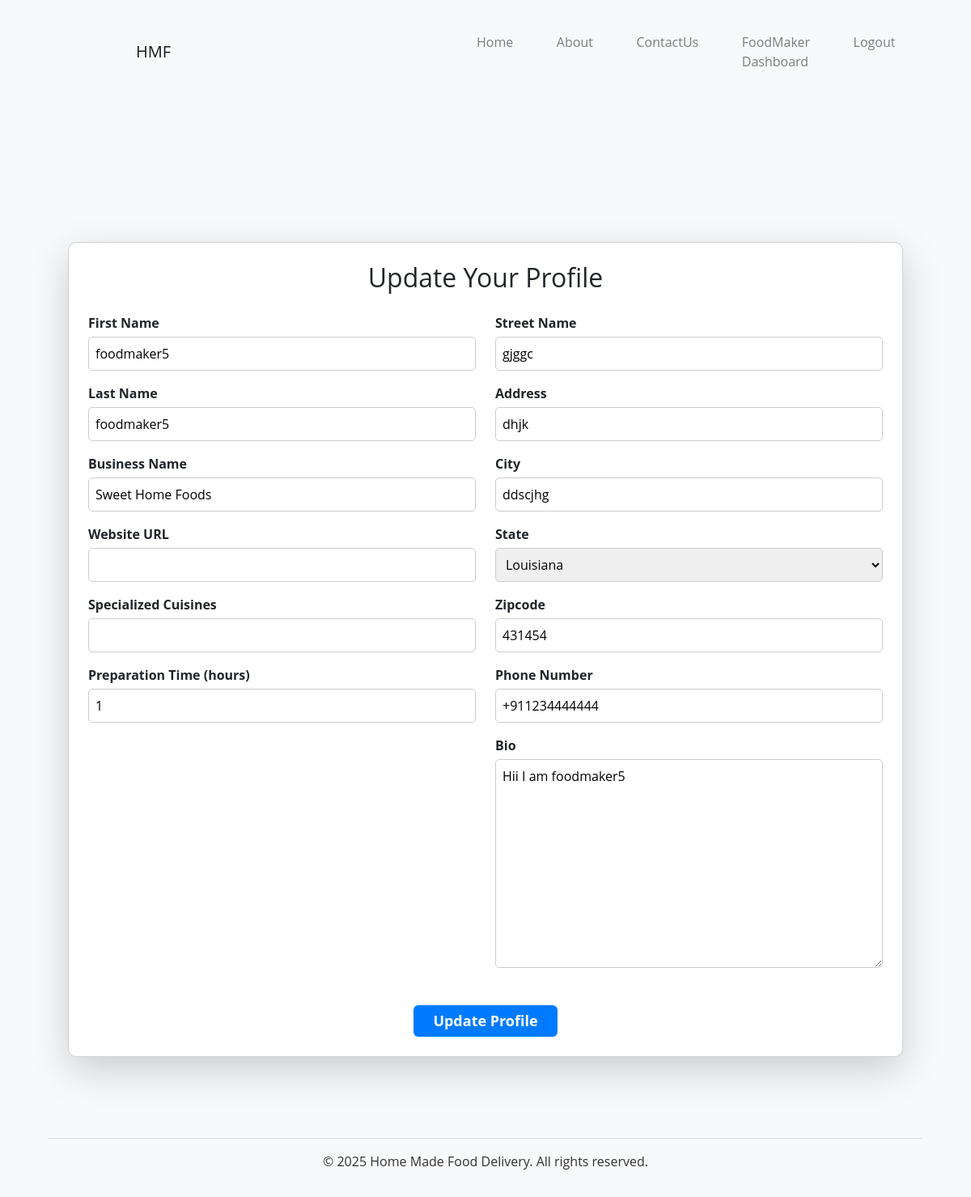
/update_profile/ (signed in), run on an earlier commit of the app's database.
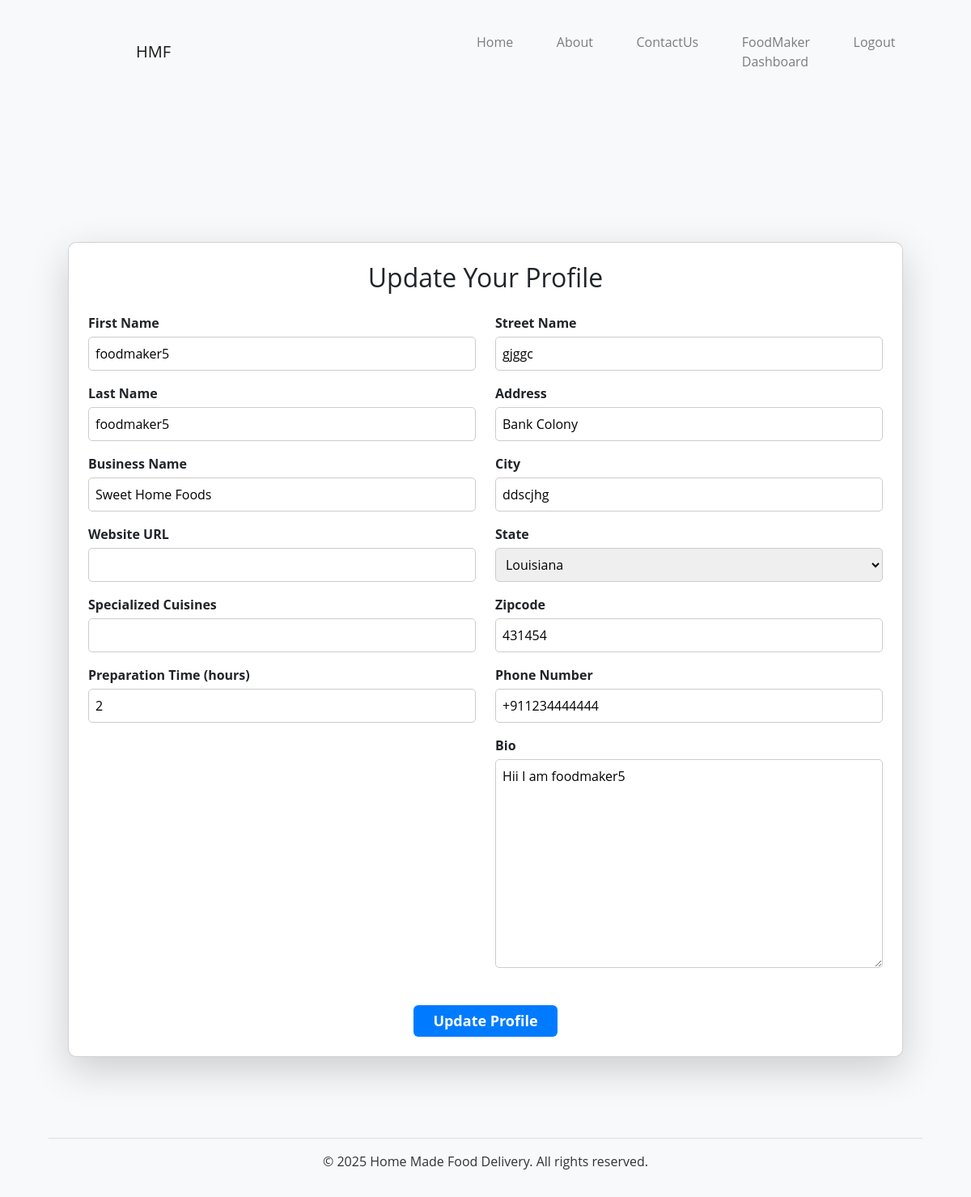
And on a later commit of the database.
### foodapp/models.py (models this page shows, shortened)
class FoodMakerProfile(models.Model):
    US_STATES = [
        ('AL', 'Alabama'), ('AK', 'Alaska'), ('AZ', 'Arizona'), ('AR', 'Arkansas'),
        ('CA', 'California'), ('CO', 'Colorado'), ('CT', 'Connecticut'), ('DE', 'Delaware'),
        ('FL', 'Florida'), ('GA', 'Georgia'), ('HI', 'Hawaii'), ('ID', 'Idaho'),
        ('IL', 'Illinois'), ('IN', 'Indiana'), ('IA', 'Iowa'), ('KS', 'Kansas'),
        ('KY', 'Kentucky'), ('LA', 'Louisiana'), ('ME', 'Maine'), ('MD', 'Maryland'),
        ('MA', 'Massachusetts'), ('MI', 'Michigan'), ('MN', 'Minnesota'), ('MS', 'Mississippi'),
        ('MO', 'Missouri'), ('MT', 'Montana'), ('NE', 'Nebraska'), ('NV', 'Nevada'),
        ('NH', 'New Hampshire'), ('NJ', 'New Jersey'), ('NM', 'New Mexico'), ('NY', 'New York'),
        ('NC', 'North Carolina'), ('ND', 'North Dakota'), ('OH', 'Ohio'), ('OK', 'Oklahoma'),
        ('OR', 'Oregon'), ('PA', 'Pennsylvania'), ('RI', 'Rhode Island'), ('SC', 'South Carolina'),
        ('SD', 'South Dakota'), ('TN', 'Tennessee'), ('TX', 'Texas'), ('UT', 'Utah'),
        ('VT', 'Vermont'), ('VA', 'Virginia'), ('WA', 'Washington'), ('WV', 'West Virginia'),
        ('WI', 'Wisconsin'), ('WY', 'Wyoming')
    ]
    user = models.OneToOneField(User, on_delete=models.CASCADE, related_name="foodmaker_profile")
    first_name = models.CharField(max_length=100)
    last_name = models.CharField(max_length=100)
    street_name = models.CharField(max_length=100)
    city = models.CharField(max_length=100)
    zipcode = models.CharField(max_length=10)
    bio = models.TextField(blank=True)
    website_url = models.URLField(blank=True, null=True)
    specialized_cuisines = models.CharField(max_length=255, blank=True, null=True)
    preparation_time = models.PositiveIntegerField(default=1)  # Hours
    business_name = models.CharField(max_length=100)
    business_card_front = models.ImageField(upload_to='business_cards/', blank=True, null=True)
    business_card_back = models.ImageField(upload_to='business_cards/', blank=True, null=True)
    address = models.CharField(max_length=255)
    phone_number = models.CharField(max_length=15)
    state = models.CharField(max_length=2, choices=US_STATES)
    is_subscribed = models.BooleanField(default=False)  # Subscription status
    subscription_expiry = models.DateField(null=True, blank=True)  # Expiry date

### foodapp/views.py (the view)
# urls.py: path('update_profile/', views.update_profile, name='update_profile'),
@login_required
def update_profile(request):
    if request.user.role != 'FoodMaker':
        return redirect('home')
    foodmaker_profile = request.user.foodmaker_profile
    if request.method == 'POST':
        form = FoodMakerProfileForm(request.POST, request.FILES, instance=foodmaker_profile)
        if form.is_valid():
            form.save()
            messages.success(request, "Profile updated successfully!")
            return redirect('foodmaker_dashboard')
        else:
            print(form.errors)  # Print form errors to the console
    else:
        form = FoodMakerProfileForm(instance=foodmaker_profile)
    return render(request, 'update_profile.html', {'form': form})

### foodapp/forms.py
class FoodMakerProfileForm(forms.ModelForm):
    class Meta:
        model = FoodMakerProfile
        fields = ['first_name', 'last_name', 'street_name', 'city', 'state', 'zipcode', 'bio', 'business_name', 'address', 'phone_number']

### foodapp/templates/update_profile.html (shortened to what this page needs)
{% extends 'base.html' %}
{% block content %}
<section class="container mt-5">
    <div class="card shadow-lg p-4">
        <h2 class="text-center mb-4">Update Your Profile</h2>
        <form method="POST" enctype="multipart/form-data">
            <div class="row">
                <div class="col-md-6">
                    <div class="form-group mb-3">
                        <label for="{{ form.first_name.id_for_label }}" class="fw-bold">First Name</label>
                        {{ form.first_name }}
                    </div>
                    <div class="form-group mb-3">
                        <label for="{{ form.last_name.id_for_label }}" class="fw-bold">Last Name</label>
                        {{ form.last_name }}
                    </div>
                    <div class="form-group mb-3">
                        <label for="{{ form.business_name.id_for_label }}" class="fw-bold">Business Name</label>
                        {{ form.business_name }}
                    </div>
                    <div class="form-group mb-3">
                        <label for="{{ form.website_url.id_for_label }}" class="fw-bold">Website URL</label>
                        {{ form.website_url }}
                    </div>
                    <div class="form-group mb-3">
                        <label for="{{ form.specialized_cuisines.id_for_label }}" class="fw-bold">Specialized Cuisines</label>
                        {{ form.specialized_cuisines }}
                    </div>
                    <div class="form-group mb-3">
                        <label for="{{ form.preparation_time.id_for_label }}" class="fw-bold">Preparation Time (hours)</label>
                        {{ form.preparation_time }}
                    </div>
                </div>
                <div class="col-md-6">
                    <div class="form-group mb-3">
                        <label for="{{ form.street_name.id_for_label }}" class="fw-bold">Street Name</label>
                        {{ form.street_name }}
                    </div>
                    <div class="form-group mb-3">
                        <label for="{{ form.address.id_for_label }}" class="fw-bold">Address</label>
                        {{ form.address }}
                    </div>
                    <div class="form-group mb-3">
                        <label for="{{ form.city.id_for_label }}" class="fw-bold">City</label>
                        {{ form.city }}
                    </div>
                    <div class="form-group mb-3">
                        <label for="{{ form.state.id_for_label }}" class="fw-bold">State</label>
                        {{ form.state }}
                    </div>
                    <div class="form-group mb-3">
                        <label for="{{ form.zipcode.id_for_label }}" class="fw-bold">Zipcode</label>
                        {{ form.zipcode }}
                    </div>
                    <div class="form-group mb-3">
                        <label for="{{ form.phone_number.id_for_label }}" class="fw-bold">Phone Number</label>
                        {{ form.phone_number }}
                    </div>
                    <div class="form-group mb-3">
                        <label for="{{ form.bio.id_for_label }}" class="fw-bold">Bio</label>
                        {{ form.bio }}
                    </div>
                </div>
            </div>
            <div class="text-center mt-4">
                <button type="submit" class="btn btn-primary px-4">Update Profile</button>
            </div>
        </form>
    </div>
</section>
{% endblock %}

What changed in the data, as far as the page shows it:
changed FoodMakerProfile "foodmaker5": preparation_time "1" → "2"; address "dhjk" → "Bank Colony"
